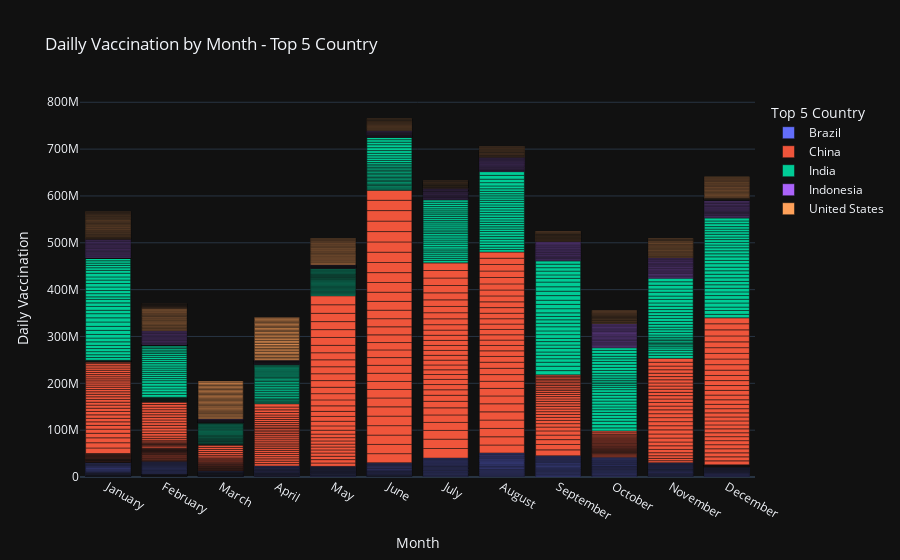

The notebook cell this image was saved under:
### Code cell
fig = px.bar(top5_country_total_day,x='Month',y='daily_vaccinations',color='country',
             labels={"country" : 'Top 5 Country', 'daily_vaccinations' : "Daily Vaccination"},
                title="Dailly Vaccination by Month - Top 5 Country",template='plotly_dark')
fig.show()

### Figure 1 — Plotly figure (JSON) as saved in the notebook; plotly's stock layout.template omitted (floating-point values rounded to 4 significant figures; data arrays with more than 128 entries replaced by an {"elided": "..."} marker saying what was removed)
{"data": [{"alignmentgroup": "True", "hovertemplate": "Top 5 Country=Brazil<br>Month=%{x}<br>Daily Vaccination=%{y}<extra></extra>", "legendgroup": "Brazil", "marker": {"color": "#636efa", "pattern": {"shape": ""}}, "name": "Brazil", "offsetgroup": "Brazil", "orientation": "v", "showlegend": true, "textposition": "auto", "type": "bar", "x": {"elided": "404 str values"}, "xaxis": "x", "y": {"elided": "404 int values"}, "yaxis": "y"}, {"alignmentgroup": "True", "hovertemplate": "Top 5 Country=China<br>Month=%{x}<br>Daily Vaccination=%{y}<extra></extra>", "legendgroup": "China", "marker": {"color": "#EF553B", "pattern": {"shape": ""}}, "name": "China", "offsetgroup": "China", "orientation": "v", "showlegend": true, "textposition": "auto", "type": "bar", "x": {"elided": "437 str values"}, "xaxis": "x", "y": {"elided": "437 int values"}, "yaxis": "y"}, {"alignmentgroup": "True", "hovertemplate": "Top 5 Country=India<br>Month=%{x}<br>Daily Vaccination=%{y}<extra></extra>", "legendgroup": "India", "marker": {"color": "#00cc96", "pattern": {"shape": ""}}, "name": "India", "offsetgroup": "India", "orientation": "v", "showlegend": true, "textposition": "auto", "type": "bar", "x": {"elided": "406 str values"}, "xaxis": "x", "y": {"elided": "406 int values"}, "yaxis": "y"}, {"alignmentgroup": "True", "hovertemplate": "Top 5 Country=Indonesia<br>Month=%{x}<br>Daily Vaccination=%{y}<extra></extra>", "legendgroup": "Indonesia", "marker": {"color": "#ab63fa", "pattern": {"shape": ""}}, "name": "Indonesia", "offsetgroup": "Indonesia", "orientation": "v", "showlegend": true, "textposition": "auto", "type": "bar", "x": {"elided": "409 str values"}, "xaxis": "x", "y": {"elided": "409 int values"}, "yaxis": "y"}, {"alignmentgroup": "True", "hovertemplate": "Top 5 Country=United States<br>Month=%{x}<br>Daily Vaccination=%{y}<extra></extra>", "legendgroup": "United States", "marker": {"color": "#FFA15A", "pattern": {"shape": ""}}, "name": "United States", "offsetgroup": "United States", "orientation": "v", "showlegend": true, "textposition": "auto", "type": "bar", "x": {"elided": "439 str values"}, "xaxis": "x", "y": {"elided": "439 int values"}, "yaxis": "y"}], "layout": {"barmode": "relative", "legend": {"title": {"text": "Top 5 Country"}, "tracegroupgap": 0}, "title": {"text": "Dailly Vaccination by Month - Top 5 Country"}, "xaxis": {"anchor": "y", "domain": [0, 1], "title": {"text": "Month"}}, "yaxis": {"anchor": "x", "domain": [0, 1], "title": {"text": "Daily Vaccination"}}}}
